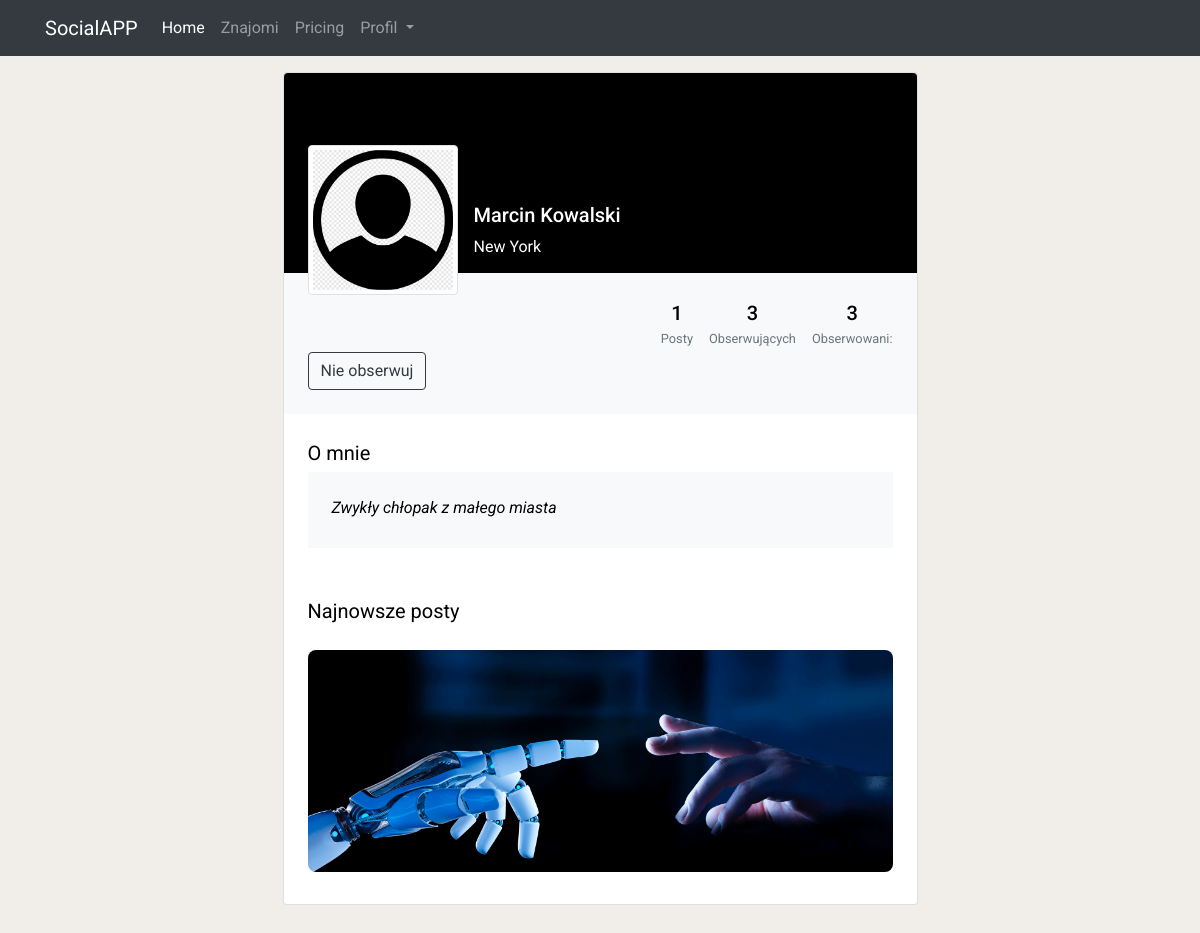
The page /user/2/ (signed in) on the database as committed earlier.
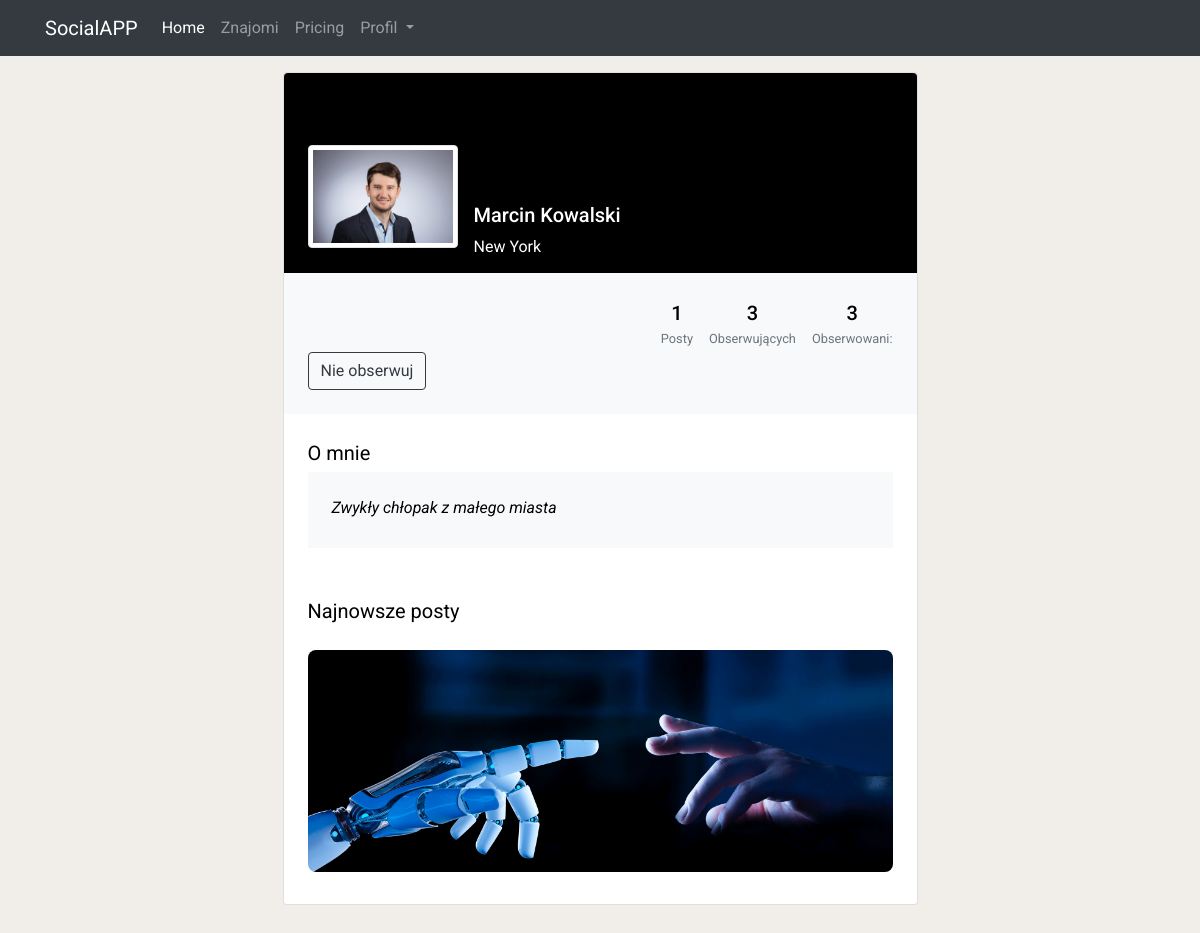
The same page on the database as committed later.
### App/models.py (models this page shows, shortened)
class UserProfile(models.Model):
    user = models.OneToOneField(User, on_delete=models.CASCADE, related_name='userprofile')
    name = models.CharField(max_length=100)
    last_name = models.CharField(max_length=100)
    email = models.EmailField(null=True)
    creation_date = models.DateTimeField(auto_now_add=True, null=True)
    profile_pic = models.ImageField(default='user.png')
    followers = models.ManyToManyField('self',blank=True, symmetrical=False)
    profile_description = models.TextField(max_length=150, null=True)
    def __str__(self):
        return f"{self.name} {self.last_name}"

class Post(models.Model):
    userprofile = models.ForeignKey(
        UserProfile, on_delete=models.CASCADE, related_name='posts')
    text = models.TextField()
    creation_date = models.DateTimeField(auto_now_add=True, blank=True, null=True)
    image = models.ImageField(null=True)
    viewCount = models.IntegerField(default=0)
    likes = models.ManyToManyField(UserProfile, blank=True)
    class Meta:
        ordering = ('-creation_date',)

### App/views.py (the view)
# urls.py: path('user/<int:pk>/', views.user_profile, name="user_profile"),
@login_required(login_url='check/')
def user_profile(request, pk):
    user = UserProfile.objects.get(pk=pk)
    if user == request.user.userprofile:
        return redirect('your_profile')
    else:
        pass
    posts = user.posts.all()
    post_counter = posts.count()
    followers = UserProfile.objects.filter(followers=user).count()
    following = user.followers.count()
    context ={
        'user': user,
        'posts': posts,
        'followers': followers,
        'following': following,
        'post_counter': post_counter,
    }
    return render(request, 'App/user_profile.html', context)

### App/templates/App/user_profile.html (shortened to what this page needs)
{% extends 'App/base.html' %}
{% load i18n %}
{% load static %}
{% block content %}
<br>
<section class="h-100 gradient-custom-2">
    <div class="container py-5 h-100">
      <div class="row d-flex justify-content-center align-items-center h-100">
        <div class="col col-lg-9 col-xl-7">
          <div class="card">
            <div class="rounded-top text-white d-flex flex-row" style="background-color: #000; height:200px;">
              <div class="ms-4 mt-5 d-flex flex-column" style="width: 150px;">
                <img src="{{ user.profile_pic.url }}"
                  alt="Generic placeholder image" class="img-fluid img-thumbnail mt-4 mb-2"
                  style="width: 150px; z-index: 1">
              </div>
              <div class="ms-3" style="margin-top: 130px;">
                <h5>{{ user }}</h5>
                <p>New York</p>
              </div>
            </div>
            <div class="p-4 text-black" style="background-color: #f8f9fa;">
              <div class="d-flex justify-content-end text-center py-1">
                <div>
                  <p class="mb-1 h5">{{post_counter}}</p>
                  <p class="small text-muted mb-0">Posty</p>
                </div>
                <div class="px-3">
                  <p class="mb-1 h5">{{followers}}</p>
                  <p class="small text-muted mb-0">Obserwujących</p>
                </div>
                <div>
                  <p class="mb-1 h5">{{following}}</p>
                  <p class="small text-muted mb-0">Obserwowani:</p>
                </div>
              </div>
              {% if user in request.user.userprofile.followers.all %}
              <a href="{% url 'add_or_remove_follow' user.id %}"><button type="button" class="btn btn-outline-dark" data-mdb-ripple-color="dark"
                  style="z-index: 1;">
                  Nie obserwuj
                </button></a>
              {% else %}
              <a href="{% url 'add_or_remove_follow' user.id %}"><button type="button" class="btn btn-outline-dark" data-mdb-ripple-color="dark"
                style="z-index: 1;">
                Obserwuj
              </button></a>
              {% endif %}
            </div>
            <div class="card-body p-4 text-black">
              <div class="mb-5">
                <p class="lead fw-normal mb-1">O mnie</p>
                <div class="p-4" style="background-color: #f8f9fa;">
                  {% if user.profile_description is None %}
                  {% else %}
                  <p class="font-italic mb-1">{{user.profile_description}}</p>
                  {% endif %}
                </div>
              </div>
              <div class="d-flex justify-content-between align-items-center mb-4">
                <p class="lead fw-normal mb-0">Najnowsze posty</p>
              </div>
              {% for post in posts %}
              <div class="row g-2">
                <div class="col mb-2">
                  <img src="{{post.image.url}}"
                    alt="image 1" class="w-100 rounded-3">
                </div>
              </div>
              {% endfor %}
            </div>
          </div>
        </div>
      </div>
    </div>
  </section>
{% endblock %}

### App/templates/App/base.html (shortened to what this page needs)
{% load static %}
{% load i18n %}
<!DOCTYPE html>
<html lang="pl">
<head>
    <link href="https://cdn.jsdelivr.net/npm/bootstrap@5.3.0-alpha2/dist/css/bootstrap.min.css" rel="stylesheet">
    <link rel="stylesheet" type="text/css" href="https://maxcdn.bootstrapcdn.com/bootstrap/4.0.0/css/bootstrap.min.css">
    <link rel="stylesheet" type="text/css" href="{% static 'css/main.css' %}">
</head>
<body>
   {% include 'App/navbar.html' %}
    {% block content %}
    {% endblock %}
</body>
</html>

### App/templates/App/navbar.html (shortened to what this page needs)
{% load static %}
{% block content %}
<div class="container">
    <nav class="navbar navbar-expand-lg navbar-dark  bg-dark fixed-top">
        <div class="container">
        <a class="navbar-brand" href="{% url 'index' %}">SocialAPP</a>
        <div class="collapse navbar-collapse" id="navbarNavDropdown">
            <ul class="navbar-nav">
            <li class="nav-item">
                <a class="nav-link active" aria-current="page" href="{% url 'index' %}">Home</a>
            </li>
            <li class="nav-item">
                <a class="nav-link" href="{% url 'friends' %}">Znajomi</a>
            </li>
            <li class="nav-item">
                <a class="nav-link" href="#">Pricing</a>
            </li>
            <li class="nav-item dropdown">
                <a class="nav-link dropdown-toggle" href="#" role="button" data-bs-toggle="dropdown" aria-expanded="false">
                Profil
                </a>
            </li>
            </ul>
        </div>
        </div>
    </nav>
</div>
{% endblock %}

### static/css/main.css (style rules this page uses)
body { background: #f1eee9; font-family: "Roboto", sans-serif; }

Rows that differ between the two databases and show on the page:
changed UserProfile "Marcin Kowalski": profile_pic: picture added in place of a placeholder
